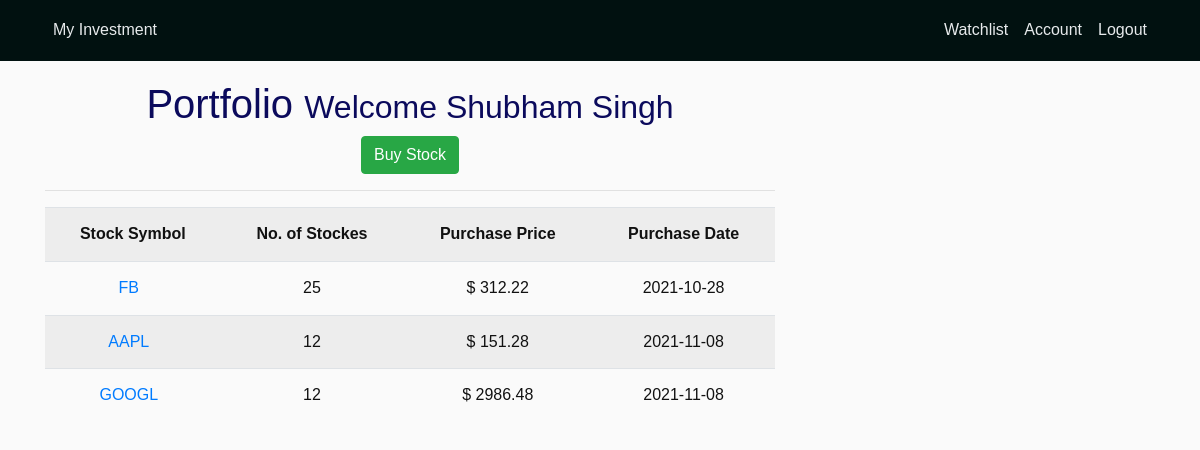
The page /my_investment (signed in) on the database its author committed.
### stock/models.py (models this page shows, shortened)
class User(db.Model,UserMixin):
    id = db.Column(db.Integer,primary_key=True)
    username = db.Column(db.String(20), unique=True, nullable=False)
    name = db.Column(db.String(120), unique=True, nullable=False)
    password = db.Column(db.String(60), nullable=False)
    email = db.Column(db.String(120),nullable=False)
    image_file = db.Column(db.String(20), nullable=False, default='default.jpg')
    mobileno = db.Column(db.String(10), nullable=False, default='2342244')
    adharno = db.Column(db.String(100), nullable=False, default='23727474')
    panno = db.Column(db.String(100), nullable=False, default='839284823')
    stocks = db.relationship('Stock', backref='author', lazy=True)
    watch = db.relationship('Watch', backref='author', lazy=True)

class Stock(db.Model):
    id = db.Column(db.Integer,primary_key=True)
    stock_symbol = db.Column(db.String(20), nullable=False)
    number_of_shares = db.Column(db.Integer, nullable=False)
    purchase_price = db.Column(db.Integer, nullable=False)
    prchase_date = db.Column(db.DateTime, nullable=False, default=datetime.utcnow)
    user_id = db.Column(db.Integer, db.ForeignKey('user.id'), nullable=False)

### stock/routes.py (the view)
@app.route('/my_investment')
@login_required
def my_investment():
    stocks = Stock.query.filter_by(author=current_user)
    return render_template('dashboard.html',title='my_investment',stocks=stocks)

### stock/models.py (called while the page is built)
@login_manager.user_loader
def load_user(user_id):
    return User.query.get(int(user_id))

### stock/templates/dashboard.html
{% extends 'layout.html' %}
{% block content %}
<div class="text-center">
  <h1>Portfolio <small> Welcome {{current_user.name}}</small></h1>
  <a class="btn btn-success" href={{ url_for( 'get_price' ) }}> Buy Stock</a>
  <hr>
  <table class="table table-striped">
    <tr>
      <th>Stock Symbol</th>
      <th>No. of Stockes</th>
      <th>Purchase Price</th>
      <th>Purchase Date</th>
    </tr>
    {% for stock in stocks %}
      <tr>
        <td><a class="mr-2" href={{ url_for('stockes',stock_id=stock.id) }}>{{ stock.stock_symbol }}</a></td>
        <td>{{stock.number_of_shares}}</td>
        <td>$ {{stock.purchase_price}}</td>
        <td>{{stock.prchase_date.strftime('%Y-%m-%d')}}</td>
      </tr>
    {% endfor %}
  </table>
</div>
{% endblock content %}

### stock/templates/layout.html (shortened to what this page needs)
<!DOCTYPE html>
<html>
<head>
  <link rel="stylesheet" href="https://maxcdn.bootstrapcdn.com/bootstrap/4.0.0/css/bootstrap.min.css"
>
  <link rel="stylesheet" type="text/css" href="{{ url_for('static', filename='css/main.css') }}">
</head>
<body>
  <header class="site-header">
      <nav class="navbar navbar-expand-md navbar-dark bg-steel fixed-top">
        <div class="container">
          <div class="collapse navbar-collapse" id="navbarToggle">
              <div class="navbar-nav mr-auto">
                {% if current_user.is_authenticated %}
                  <a class="nav-item nav-link" href="{{ url_for('my_investment') }}">My Investment</a>
                {% else %}
                  <a class="nav-item nav-link" href="{{ url_for('home') }}">Home</a>
                  <a class="nav-item nav-link" href="{{ url_for('about') }}">About</a>
                  <a class="nav-item nav-link" href="{{ url_for('stock_analysis') }}">Stock Analysis</a>
                {% endif %}
              </div>
            <div class="navbar-nav">
              {% if current_user.is_authenticated %}
                <a class="nav-item nav-link" href="{{ url_for('watch_stock') }}">Watchlist</a>
                <a class="nav-item nav-link" href="{{ url_for('account') }}">Account</a>
                <a class="nav-item nav-link" href="{{ url_for('logout') }}">Logout</a>
              {% else %}
                <a class="nav-item nav-link" href="{{ url_for('login') }}">Login</a>
                <a class="nav-item nav-link" href="{{ url_for('register') }}">Register</a>
              {% endif %}
            </div>
          </div>
        </div>
      </nav>
    </header>
  <main role="main" class="container">
    <div class="row">
      <div class="col-md-8">
        {% block content %}{% endblock %}
      </div>
    </div>
  </main>
</body>
</html>

### stock/static/css/main.css (style rules this page uses)
body { background: #fafafa; color: #111111; margin-top: 5rem; height: 100%; }
h1, h2, h3, h4, h5, h6 { color: #0b0a5c; }
.bg-steel { background-color: #011110; }
.site-header .navbar-nav .nav-link { color: #e7eaec; }
html { height: 100%; }

### stock/templates/layout.html (style rules this page uses)
body,h1,h2,h3,h4,h5,h6 { font-family: "Raleway", sans-serif }
body, html { height: 100%; line-height: 1.8; }

### rows shown on the page
User: name "Shubham Singh"
Stock: stock_symbol "FB", number_of_shares "25", purchase_price "312.22", prchase_date "2021-10-28"
Stock: stock_symbol "AAPL", number_of_shares "12", purchase_price "151.28", prchase_date "2021-11-08"
Stock: stock_symbol "GOOGL", number_of_shares "12", purchase_price "2986.48", prchase_date "2021-11-08"
